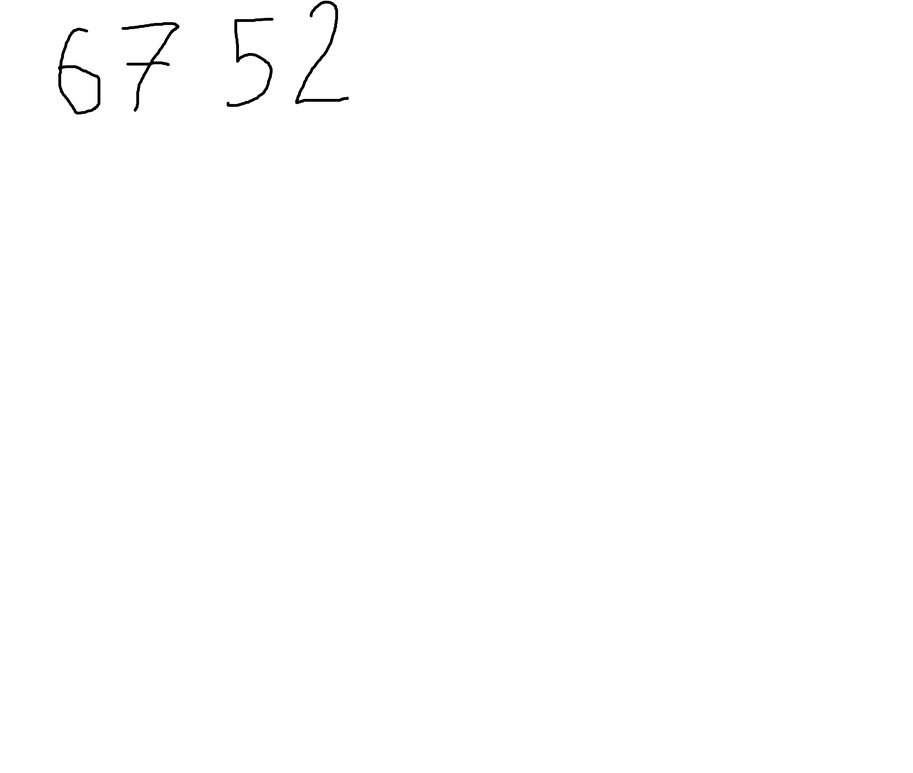
#> input picture aaa.png, 913 x 773 px, shrunk from 3584 x 3032 before the run
$ python hw4.py
#> lines starting #> are read from the running program, lines starting #| are printed output that depends on the picture
import numpy as np
from sklearn.cluster import DBSCAN
from sklearn.datasets import load_digits
from sklearn.ensemble import RandomForestClassifier
import matplotlib.pyplot as plt
from PIL import Image

def main():
    # Загружаем картинку и сразу переводим в чб
    img = Image.open('aaa.png').convert('L')
    img_arr = np.array(img)

    # Собираем координаты всех тёмных пикселей
    points = []
    h, w = img_arr.shape
#> h = 773; w = 913
    for i in range(h):
        for j in range(w):
            if img_arr[i, j] < 50:
                points.append([i, j])

    if len(points) == 0:
        print("Не нашёл чёрных пикселей")
        return

    points = np.array(points)

    # Разделяем цифры через DBSCAN
    # eps=15 подбирается под разрешение картинки
    dbscan = DBSCAN(eps=10, min_samples=5)
    dbscan.fit(points)
    labels = dbscan.labels_

    unique_labels = set(labels)
    if -1 in unique_labels:
        unique_labels.remove(-1)  # убираем шум

    # 4. Вырезаем каждую цифру и приводим к формату 8x8
    digit_features = []
    # Сортируем кластеры слева направо, чтобы порядок цифр совпадал с картинкой
    sorted_labels = sorted(unique_labels, key=lambda l: np.min(points[labels == l, 1]))
#> sorted_labels = [3, 2, 1, 0]

    for label in sorted_labels:
        cluster = points[labels == label]
        y_min, y_max = int(np.min(cluster[:, 0])), int(np.max(cluster[:, 0]))
        x_min, x_max = int(np.min(cluster[:, 1])), int(np.max(cluster[:, 1]))

        # Вырезаем область с цифрой из исходного массива
        crop = img_arr[y_min:y_max+1, x_min:x_max+1]

        # Ресайзим до 8x8
        resized = Image.fromarray(crop).resize((8, 8))
        arr_8x8 = np.array(resized)

        # В датасете load_digits фон = 0, цифры = до 16
        # У нас фон = 255, цифры 0. Инвертируем и масштабируем
        flat_feature = ((255 - arr_8x8) / 16.0).flatten()
        digit_features.append(flat_feature)
#> this loop made 4 passes
#> pass 1, in main, `crop = img_arr[y_min:y_max+1, x_min:x_max+1]`:
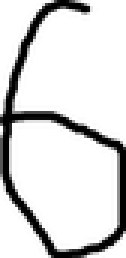
#> crop: shape (86, 42) (shown 3 times larger); min 0, max 255, mean 216.3
#> pass 2, in main, `crop = img_arr[y_min:y_max+1, x_min:x_max+1]`:
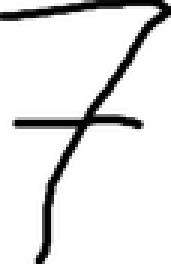
#> crop: shape (88, 57) (shown 3 times larger); min 0, max 255, mean 227.5
#> pass 3, in main, `crop = img_arr[y_min:y_max+1, x_min:x_max+1]`:
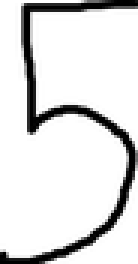
#> crop: shape (88, 46) (shown 3 times larger); min 0, max 255, mean 222.6
#> after the loop:
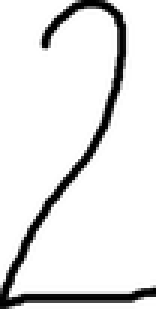
#> crop: shape (103, 52) (shown 3 times larger); min 0, max 255, mean 229.1
#> after the loop, digit_features = 4 items

    digit_features = np.array(digit_features)
    print(f"Найдено объектов: {len(digit_features)}")
#| Найдено объектов: 4

    X, y = load_digits(return_X_y=True)
    clf = RandomForestClassifier(n_estimators=100, random_state=42)
    clf.fit(X, y)

    # Делаем предсказание на наших вырезанных цифрах
    predictions = clf.predict(digit_features)
#> predictions = [5, 7, 5, 2]
    print(f"Распознанные числа: {predictions}")
#| Распознанные числа: [5 7 5 2]

    # Визуализируем резы
    fig, axes = plt.subplots(1, len(predictions), figsize=(10, 2))
    if len(predictions) == 1:
        axes = [axes]
    for i, ax in enumerate(axes):
        ax.imshow(digit_features[i].reshape(8, 8))
        ax.set_title(f"Распознано: {predictions[i]}")
        ax.axis('off')
    plt.tight_layout()
    plt.show()
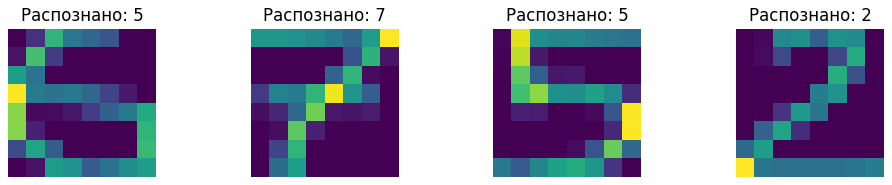
#> figure drawn by matplotlib, 4 panels

if __name__ == "__main__":
    main()
